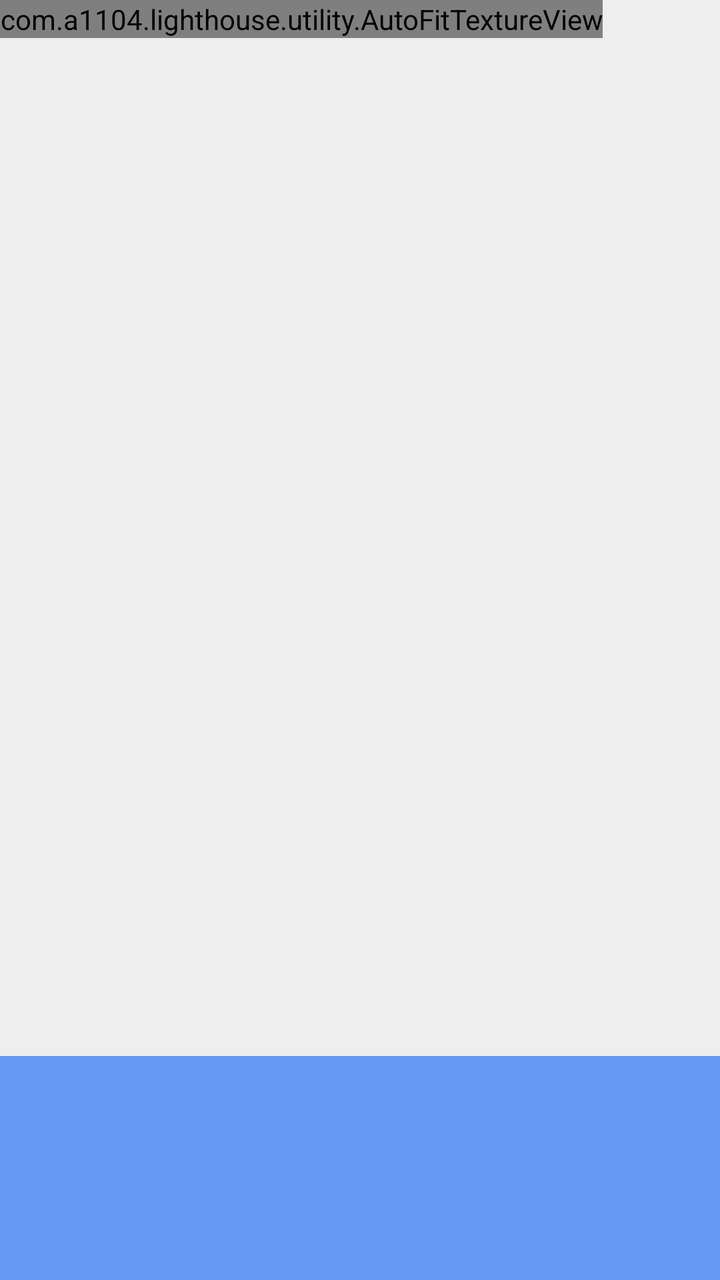
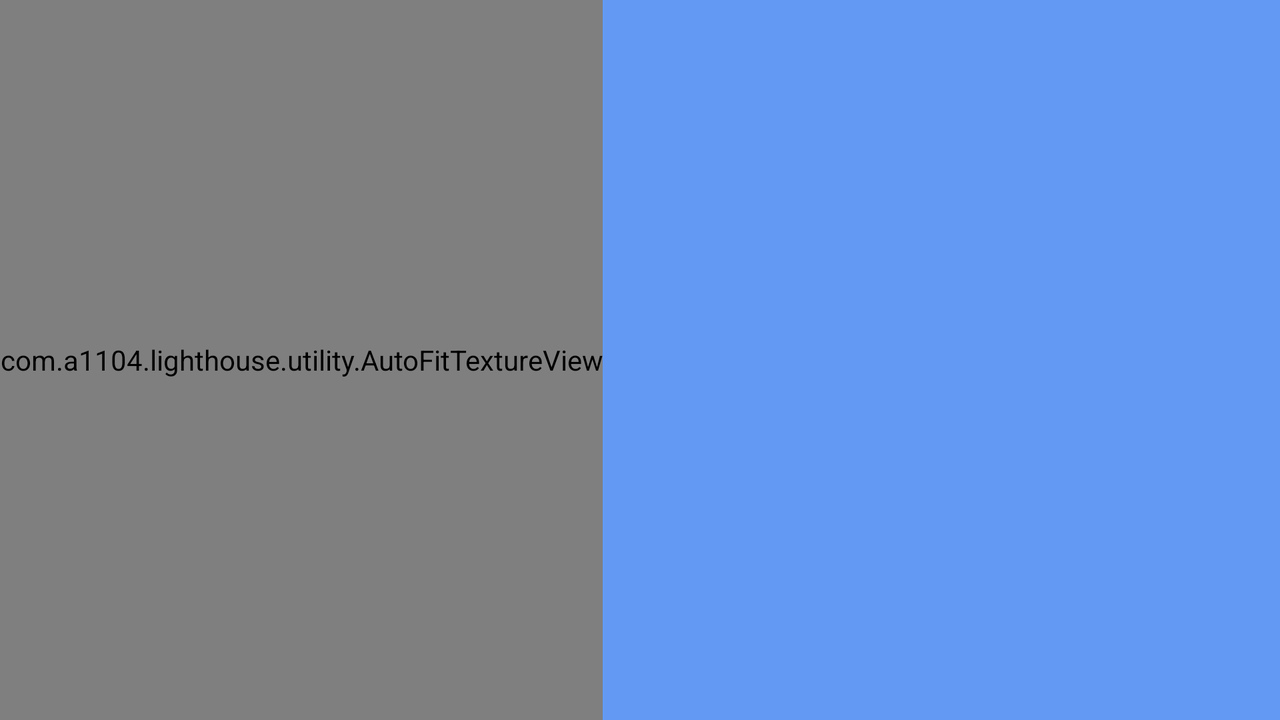

The same Android screen from two of the app's own layout files: first res/layout/ as a phone draws it, then the author's variant for another configuration, drawn on a device whose configuration selects that folder. Both files follow.
<!-- AndroidManifest.xml: application theme AppTheme -->
<!-- res/layout/fragment_camera2_basic.xml -->
<?xml version="1.0" encoding="utf-8"?>
<RelativeLayout xmlns:android="http://schemas.android.com/apk/res/android"
    android:layout_width="match_parent"
    android:layout_height="match_parent">

    <com.a1104.lighthouse.utility.AutoFitTextureView
        android:id="@+id/texture"
        android:layout_width="wrap_content"
        android:layout_height="wrap_content"
        android:layout_alignParentStart="true"
        android:layout_alignParentTop="true" />

    <FrameLayout
        android:id="@+id/control"
        android:layout_width="match_parent"
        android:layout_height="112dp"
        android:layout_alignParentBottom="true"
        android:layout_alignParentStart="true"
        android:background="@color/control_background">

        <TextView android:id="@+id/text"
            android:layout_width="wrap_content"
            android:layout_height="wrap_content"
            android:paddingLeft="80dp"
            android:textColor="#FFF"
            android:textSize="20sp"
            android:textStyle="bold" />

    </FrameLayout>

</RelativeLayout>
<!-- resources referenced by this layout -->
<resources>
  <color name="control_background">#cc4285f4</color>
  <style name="AppTheme" parent="Theme.AppCompat.Light.NoActionBar">
          
          <item name="colorPrimary">@color/colorPrimary</item>
          <item name="colorPrimaryDark">@color/colorPrimaryDark</item>
          <item name="android:textColorPrimary">@color/colorText</item>
          <item name="colorAccent">@color/colorSecondary</item>
          <item name="android:windowBackground">@color/colorBackground</item>
          <item name="android:windowContentTransitions">true</item>
  
      </style>
  <color name="colorPrimary">#29b6f6</color>
  <color name="colorPrimaryDark">#0086c3</color>
  <color name="colorText">#000000</color>
  <color name="colorSecondary">#ff9800</color>
  <color name="colorBackground">#eeeeee</color>
</resources>
<!-- res/layout-land/fragment_camera2_basic.xml (the author's variant of the layout above) -->
<!-- drawn on the phone turned sideways -->
<?xml version="1.0" encoding="utf-8"?>
<RelativeLayout xmlns:android="http://schemas.android.com/apk/res/android"
    android:layout_width="match_parent"
    android:layout_height="match_parent">

    <com.a1104.lighthouse.utility.AutoFitTextureView
        android:id="@+id/texture"
        android:layout_width="wrap_content"
        android:layout_height="wrap_content"
        android:layout_alignParentBottom="true"
        android:layout_alignParentStart="true"
        android:layout_alignParentTop="true" />

    <FrameLayout
        android:id="@+id/control"
        android:layout_width="match_parent"
        android:layout_height="wrap_content"
        android:layout_alignParentBottom="true"
        android:layout_alignParentEnd="true"
        android:layout_alignParentTop="true"
        android:layout_toRightOf="@id/texture"
        android:background="@color/control_background"
        android:orientation="horizontal">

        <TextView android:id="@+id/text"
            android:layout_width="wrap_content"
            android:layout_height="wrap_content"
            android:paddingTop="20dp"
            android:textColor="#FFF"
            android:textSize="20sp"
            android:textStyle="bold" />


    </FrameLayout>

</RelativeLayout>
